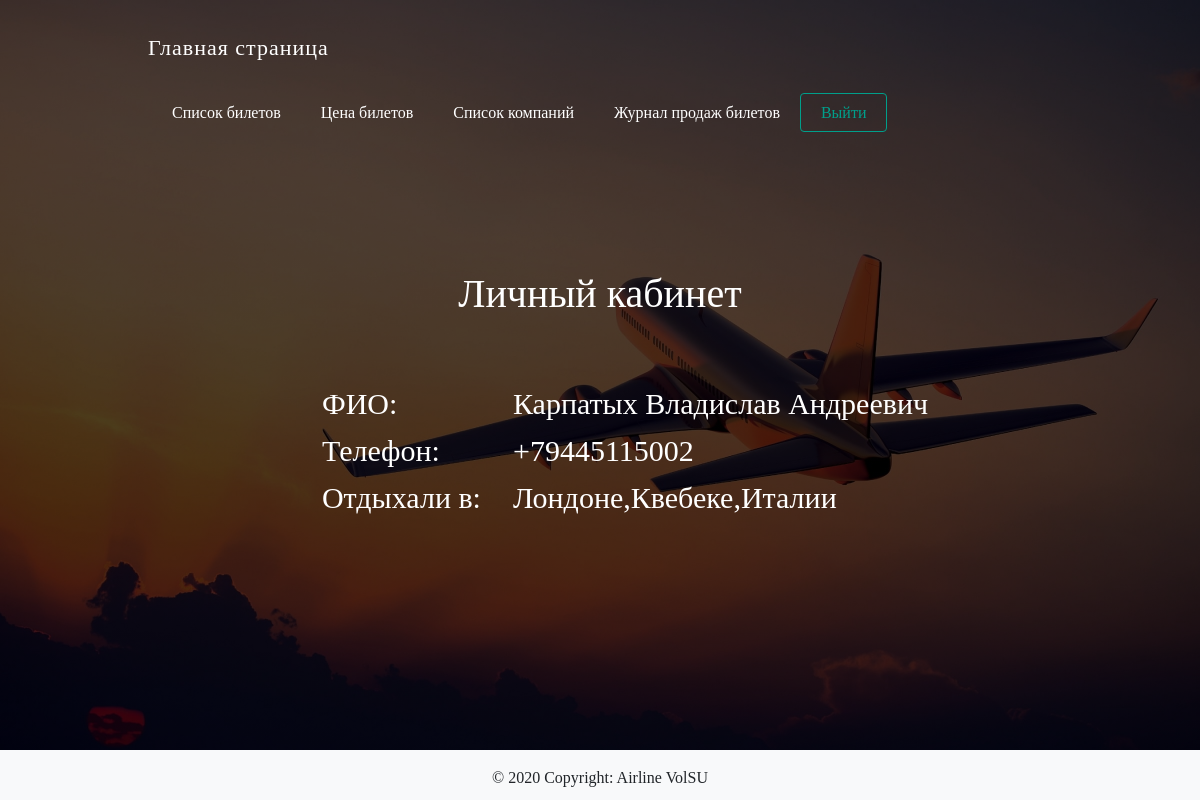
/personal_profile.php (signed in), run on the app's committed database.
### tables this page shows
CREATE TABLE `user_info` (
  `id` int(11) NOT NULL,
  `user_id` int(11) NOT NULL,
  `user_fio` text NOT NULL,
  `user_phone` text NOT NULL,
  `user_trip` text NOT NULL,
  PRIMARY KEY (`id`,`user_id`)
);

### personal_profile.php (the view, shortened to what this page needs)
<?php
require_once 'constants.php';
if(empty($_SESSION['username'])){
	$home_url = 'http://' . $_SERVER['HTTP_HOST'];
	header("Location: " . $home_url . '/login.php');
}
else {
	$user_id = (int)$_SESSION['user_id'];
	$sql = "SELECT * FROM `user_info` WHERE `user_id` = '$user_id'";
	$result = $dbc -> query($sql);
}
?>
<!DOCTYPE html>
<html lang="en">
<head>
    <?php require_once 'header.php'; ?>
</head>
<body>
	<div class="wrapper">
	<div class="navbar">
		<div class="main">
			<a href="index.php">Главная страница</a>
		</div>
		<div class="menu">
		<ul>
			<li><a href="list_tickets.php">Список билетов</a><li>
			<li><a href="price_tickets.php">Цена билетов</a><li>
			<li><a href="list_company.php">Список компаний</a><li>
			<li><a href="#">Журнал продаж билетов</a><li>
			<li><a href="exit.php">Выйти</a><li>
		</ul>
		</div>
		</div>
		<div class="lk"><h1>Личный кабинет</h1></div>
		<div class="table_block">
		<table class="demotable">
		<colgroup>
			<col class="col1"/>
			<col span="2" class="col2"/>
		</colgroup>
		<tbody>
		<?php while ($row = $result -> fetch_assoc()):; ?>
			<tr>
				<td>ФИО:</td>
				<td><?php echo $row['user_fio'];?></td>
			</tr>
			<tr>
				<td>Телефон:</td>
				<td><?php echo $row['user_phone'];?></td>
			</tr>
			<tr>
				<td>Отдыхали в:</td>
				<td><?php echo $row['user_trip'];?></td>
			</tr>
		<?php endwhile;?>
		</tbody>
		</table>
	</div>
    <?php require_once 'footer.php'; ?>
</body>
</html>

### style/style.css (style rules this page uses)
html, body { margin: 0; padding: 0; width: 100%; }
body { width:100%; height: 100vh; background: linear-gradient( rgba(0, 0, 0, 0.7), rgba(0, 0, 0, 0.7) ),url(../images/fly.jpg); background-position: center; background-repeat: no-repeat; background-size: cover; display: table; font-family: Montserrat; }
.main { letter-spacing: 1px; float: left; font-size:22px; line-height: 80px; padding: 0 6em; color:white; text-decoration: none; }
.menu { float:right; line-height: 50px; margin: 0 6em; }
.main a { text-decoration: none; color: white; }
.menu ul { list-style:none; }
.menu ul li { display: inline-block; }
.menu ul li a { text-decoration: none; color: #fff; font-size: 16px; font-weight: lighter; padding: 0 20px; }
ul li:nth-child(9) a { color: #009f8b; border: 1px solid #009f8b; padding: 10px 20px; border-radius: 4px; }
.demotable { font-size: 30px; color: #fff; margin-left: 20px; margin-top: 100px; border-spacing: 0; padding: 0 2em 3em 0; }
.table_block { position: absolute; top: 50%; left: 50%; transform: translate(-50%, -50%); list-style:none; display: inline-block; }
.lk { color:#fff; font-size: 10px; text-align: center; margin-top:9%; }
.demotable td { position: relative; }
.demotable td:nth-child(2) { left: 1em; }

### data on the page
user_info: user_fio "Карпатых Владислав Андреевич", user_phone "+79445115002", user_trip "Лондоне,Квебеке,Италии"
